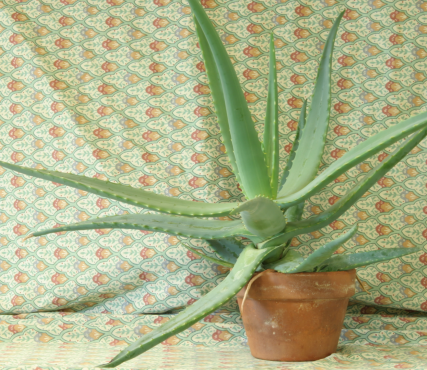
#> input picture project_2/disparity_test_data/Aloe/view1.png, 427 x 370 px
$ python genetic.py   (Python 2 division)   (older library calls are emulated)
#> lines starting #> are read from the running program, lines starting #| are printed output that depends on the picture
#!/lusr/bin/python

import cv2
import random
import stereo
from random import randint
import numpy
from multiprocessing.pool import ThreadPool
import time


def test_weights(left, right):
    num_threads = 500
    pool = ThreadPool(processes=num_threads)
    results = {}
    swag = {}
    for x in range(0, num_threads):
        weights = tuple(randomize())
        # print "starting thread", x, "with", weights
        results[weights] = pool.apply_async(evaluate_weights,
                                            (left, right, weights,))
    print "spun up all processes, waiting on results.."
    for key in results:
        res = 9001
        try:
            res = results[key].get(timeout=1)
        except Exception as e:
            # yolo
            pass
        swag[key] = res

    sorted_swag = sorted(swag, key=lambda key: swag[key])
    print "best found for this pass:"
    print sorted_swag[0], swag[sorted_swag[0]]
    # list of weights, median
    return sorted_swag[0], swag[sorted_swag[0]]


def repeat(left, right):
    num_repeat = 5
    curr_best_median = 9001
    curr_best_weights = []
    for x in range(0, num_repeat):
        print "beginning pass", x
        local_best = test_weights(left, right)
        if(local_best[1] < curr_best_median):
            curr_best_median = local_best[1]
            curr_best_weights = local_best[0]
    print "==== DONE ==="
    print "Best median found:", curr_best_median
    print "Best weights found:", curr_best_weights


def randomize():
    weights = random.sample(xrange(200), 10)
    weights[0] = randint(1, 12)
    # multiple of 16
    weights[1] = randint(0, 12) * 16
    weights[4] = randint(5, 16)
    weights[5] = randint(0, 200)
    return weights


def evaluate_weights(left, right, weights):
    # Compute disparity using the function under test.
    disparity = stereo.disparity_map_with_params(left, right, weights)

    # Compute the difference between the two
    disparity_diff = cv2.absdiff(disparity, disparity_expected)

    differences = disparity_diff.flatten().tolist()
    median_diff = sorted(differences)[len(differences) / 2]

    return median_diff


if __name__ == '__main__':
    # Change the directory to the images we want to test on
    directory = 'Aloe'

    left = cv2.imread('disparity_test_data/' + directory + '/view1.png')
#> left is the input picture: shape (370, 427, 3); mean B, G, R 135.7, 176.3, 170.3
    right = cv2.imread('disparity_test_data/' + directory + '/view5.png')
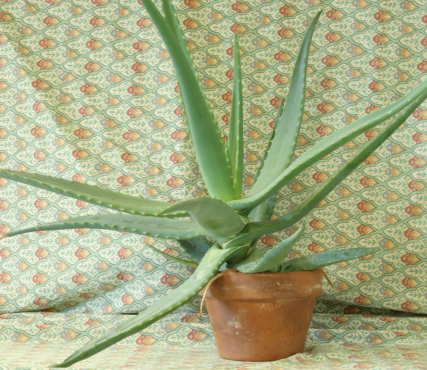
#> input picture project_2/disparity_test_data/Aloe/view5.png, 427 x 370 px
#> right is the input picture: shape (370, 427, 3); mean B, G, R 133.2, 173.2, 167.1

    # Load the ground-truth disparity map.
    disparity_expected = cv2.imread('disparity_test_data/' + directory +
                                    '/disp1.png',
                                    cv2.CV_LOAD_IMAGE_GRAYSCALE)
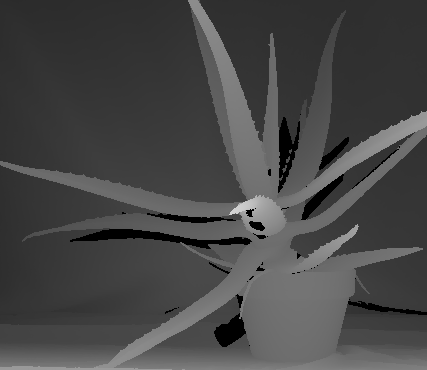
#> input picture project_2/disparity_test_data/Aloe/disp1.png, 427 x 370 px
#> disparity_expected is the input picture: shape (370, 427); min 0, max 211, mean 70.3
#> after the loop in repeat, `for x in range(0, num_repeat):`: curr_best_median = 9001; curr_best_weights = []

    weights = [3, 96, 0, 16, 15, 100, 32, 1, 23, 50]

#> (the run stopped early here; a loop or call above may not have finished)
